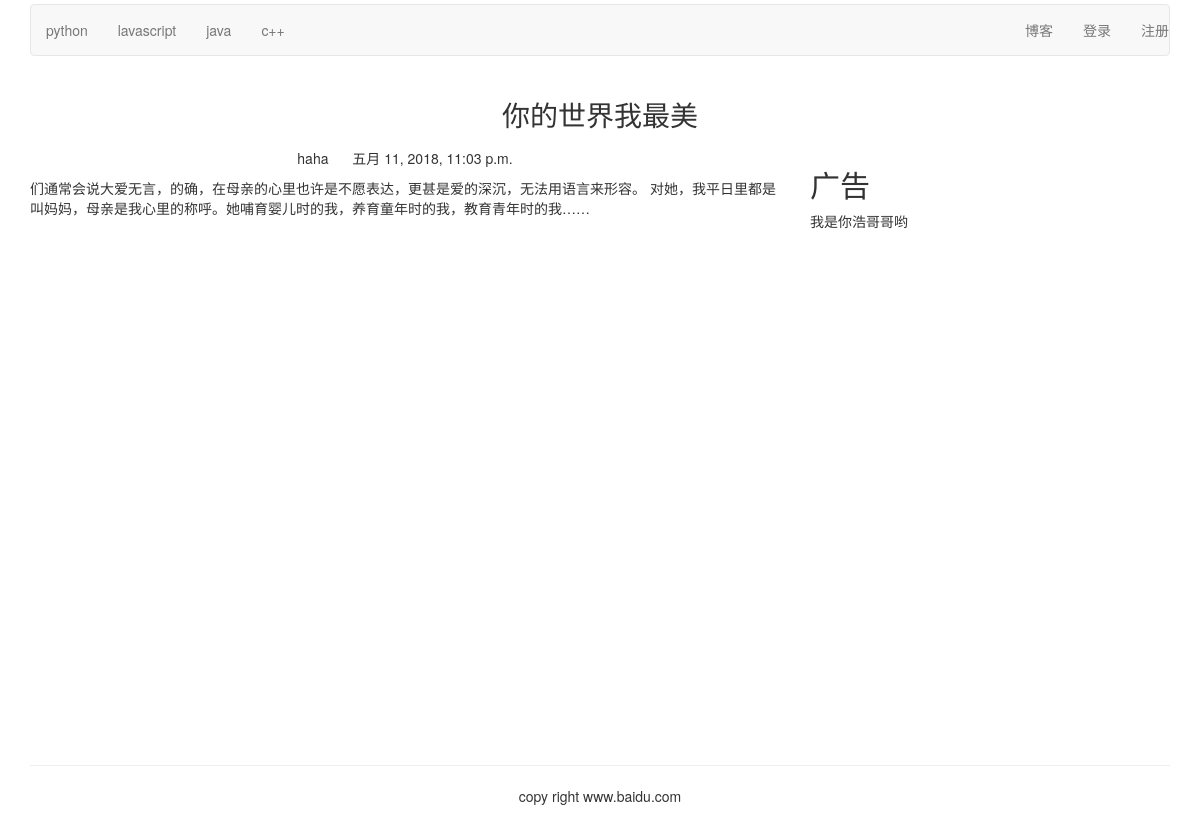
The page /blog/detail/5/ on the database its author committed.
### blog/models.py (models this page shows, shortened)
class BlogArticles(models.Model):
    title=models.CharField(max_length=30,verbose_name='标题')
    author=models.ForeignKey(UserProfile,on_delete=models.CASCADE,related_name='blog_posts',verbose_name='作者')
    body=models.TextField(verbose_name='内容')
    publish=models.DateTimeField(default=timezone.now,verbose_name='发布时间')
    class Meta:
        verbose_name='博客'
        verbose_name_plural='博客'
        ordering=('-publish',)

### account/models.py (models this page shows, shortened)
class UserProfile(AbstractUser):
    nick_name=models.CharField(max_length=50,verbose_name='昵称',default='小宝宝')
    email = models.CharField(max_length=100,verbose_name='邮箱')
    aboutme=models.TextField(max_length=100,verbose_name='个人介绍')
    address=models.CharField(max_length=100,verbose_name='地址')
    wechat=models.CharField(max_length=100,verbose_name='微信')
    image=models.ImageField(upload_to='images/%Y/%m',default='images/touxiang.jpg',max_length=100,verbose_name='头像')
    class Meta:
        verbose_name='用户信息'
        verbose_name_plural=verbose_name

### blog/views.py (the view)
# urls.py: re_path('detail/(?P<article_id>\d+)/',blog_article,name='blog_article')
def blog_article(request,article_id):
	article=BlogArticles.objects.get(id=int(article_id))
	pub=article.publish
	return render(request,'blog_article.html',{'article':article,'publish':pub})

### templates/blog_article.html (shortened to what this page needs)
{% extends 'base.html' %}
{% load staticfiles %}
{% block content %}
<div class="container">
	<div class="row text-center vertical-middle-sm">
		<h1>{{ article.title }}</h1>
	</div>
	<div class="row">
		<div class="col-xs-12 col-md-8">
			<p class="text-center">
				<span>
					{{ article.author.username }}
				</span>
				<span style="margin-left:20px">
					{{ publish }}
				</span>
			</p>
			<div>{{ article.body }}</div>
		</div>
		<div class="col-xs-6 col-md-4">
				<h2>广告</h2>
				<p>我是你浩哥哥哟</p>
		</div>
	</div>
</div>
{% endblock %}

### rows shown on the page
BlogArticles: title "你的世界我最美", author.username "haha", publish "五月 11, 2018, 11:03 p.m.", body "们通常会说大爱无言，的确，在母亲的心里也许是不愿表达，更甚是爱的深沉，无法用语言来形容。 对她，我平日里都是叫妈妈，母亲是我心里的称呼。她哺育婴儿时的我，养育童年时的我，教育青年时的我……"
